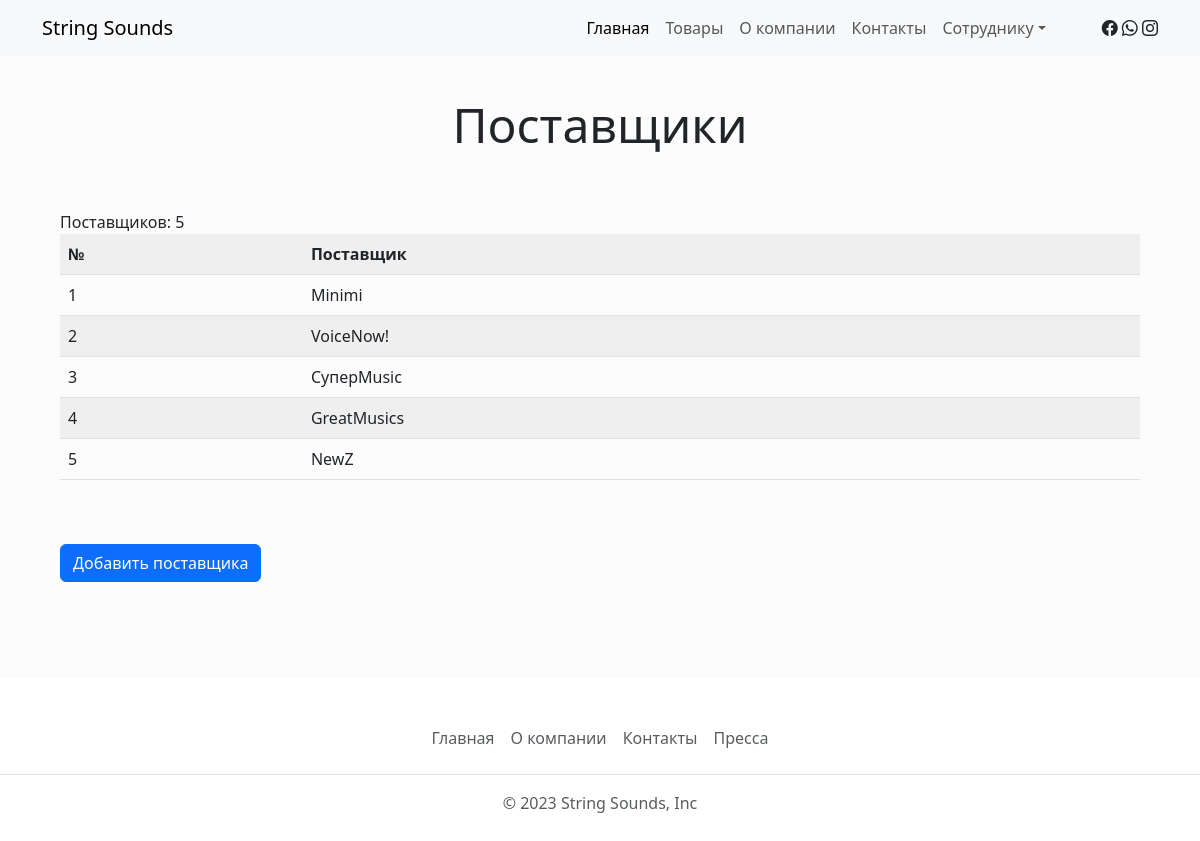
The app's page /vendors/ with its own data.
### myApp/models.py (models this page shows, shortened)
class Vendor(models.Model):
    title = models.CharField('Название компании', max_length=200)
    class Meta:
        verbose_name_plural = "Поставщики"

### myApp/views.py (the view)
# urls.py: path('vendors/', views.vendors),
def vendors(request):
    url = 'vendors.html'
    vendor = Vendor()
    if request.method == "POST":
        form = AddVendor(request.POST)
        if form.is_valid():
            title = form['title'].value()
            vendor.title = title
            vendor.save()
    return render(request, url, {"vendors":Vendor.objects.all(), "form":AddVendor(), "vendorsCount":Vendor.objects.count()})

### myApp/templates/vendors.html (shortened to what this page needs)
{% extends "base.html" %}
{% block content %}
  <div class="container-fluid warehouse py-5">
    <div class="flex-row py-5 mx-5">
      <div class="col-12 text-center">
        <h1 class="display-5">Поставщики</h1>
      </div>
      <div class="col-12 py-5">
        Поставщиков: {{vendorsCount}}
        <table class="table table-striped">
          <th>№</th>
          <th>Поставщик</th>
          {% for vendor in vendors %}
          <tr>
            <td>{{vendor.id}}</td>
            <td>{{vendor.title}}</td>
          </tr>
          {% endfor %}
        </table>
      </div>
      <button type="button" class="btn btn-primary" data-bs-toggle="modal" data-bs-target="#addProduct">
        Добавить поставщика
      </button>
    </div>
  </div>
{% endblock content %}

### myApp/static/css/style.css (style rules this page uses)
.warehouse { background-color: #fcfcfc; }

### records on screen
Vendor: id "1", title "Minimi"
Vendor: id "2", title "VoiceNow!"
Vendor: id "3", title "СуперMusic"
Vendor: id "4", title "GreatMusics"
Vendor: id "5", title "NewZ"

### other values on screen
{{ vendorsCount }} "5"
